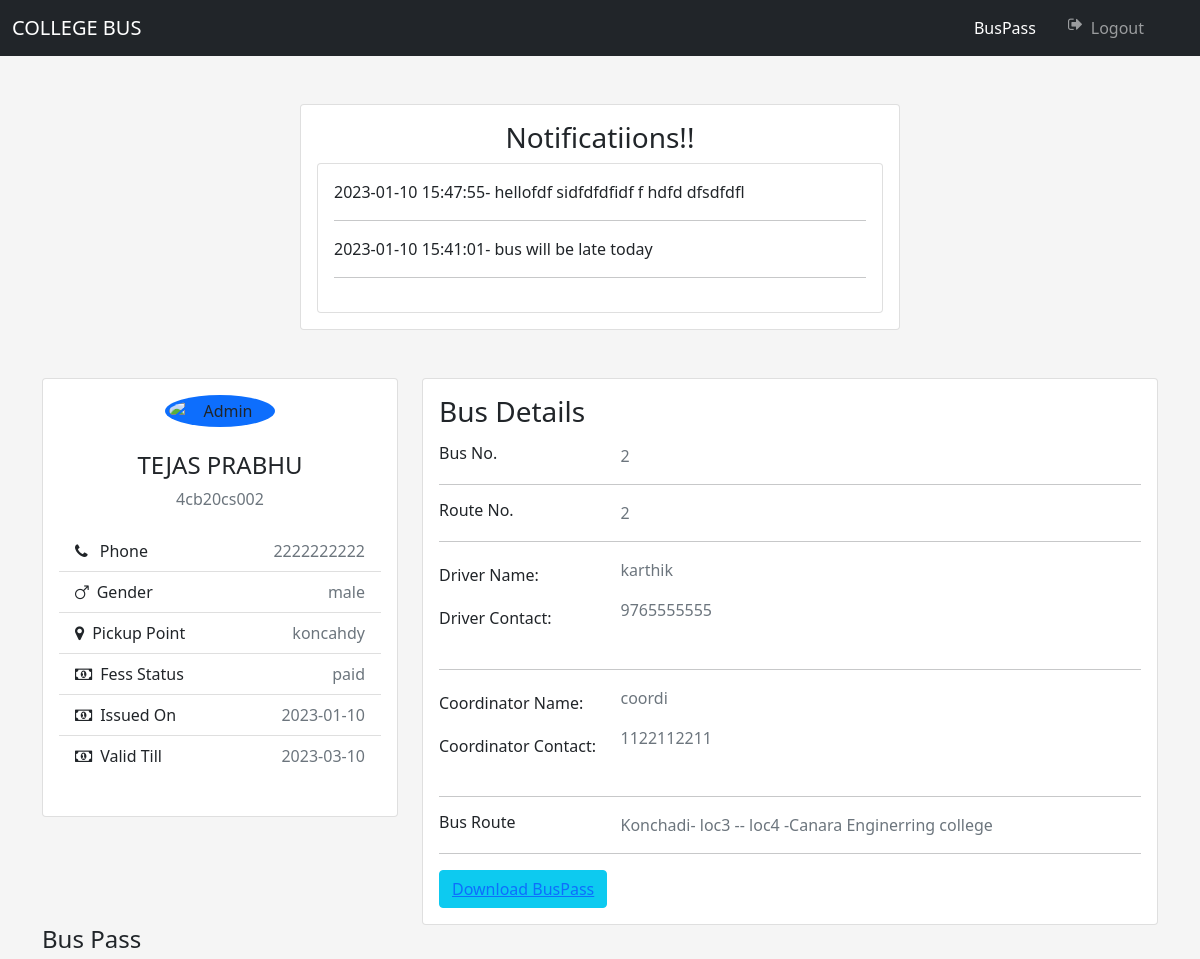
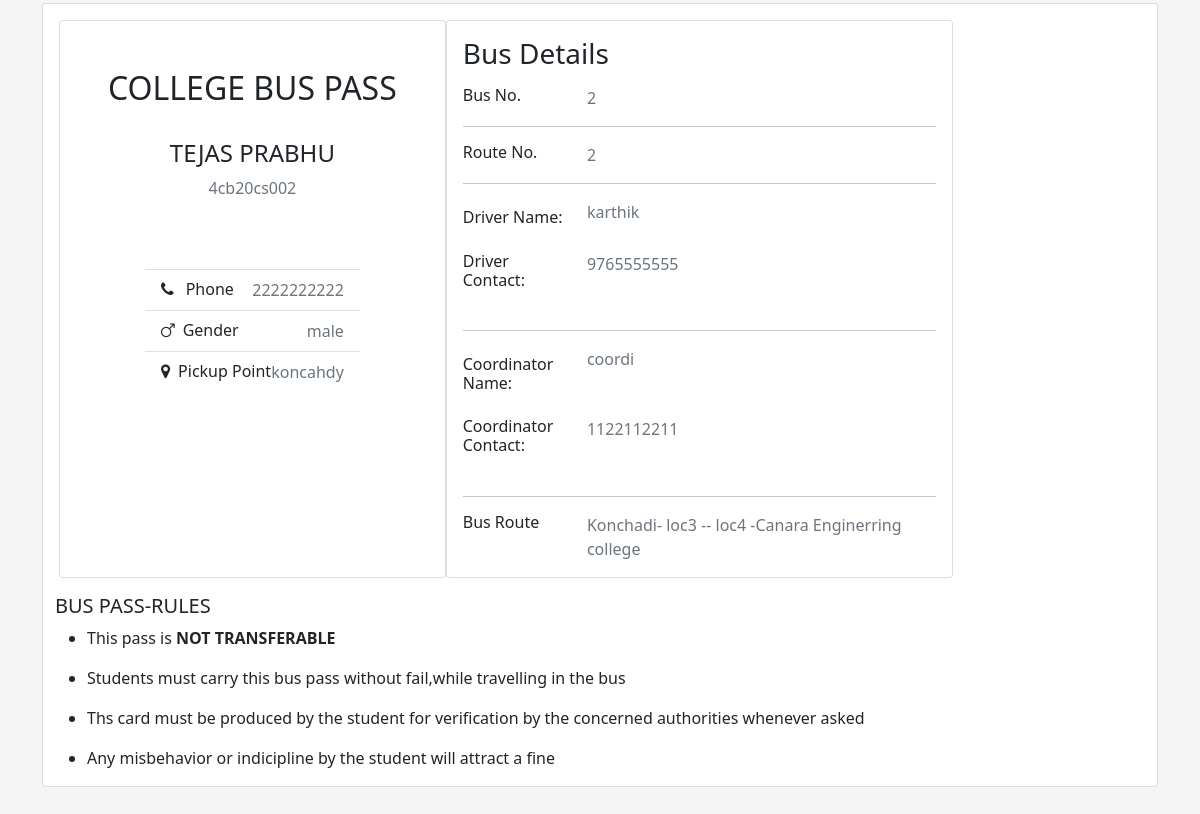
Page /userpage.php (signed in) on the committed database (2 pictures, top to bottom).
### tables this page shows
CREATE TABLE `notification` (
  `id` int(11) NOT NULL,
  `date` timestamp NOT NULL DEFAULT current_timestamp() ON UPDATE current_timestamp(),
  `text` text NOT NULL
);

CREATE TABLE `student` (
  `USN` varchar(10) NOT NULL,
  `Name` varchar(20) DEFAULT NULL,
  `Bus_no` int(11) DEFAULT NULL,
  `Address` varchar(30) DEFAULT NULL,
  `Contact` decimal(10,0) DEFAULT NULL,
  `Gender` varchar(10) DEFAULT NULL,
  `Password` varchar(30) DEFAULT NULL
);

CREATE TABLE `bus_pass` (
  `Pass_id` int(11) NOT NULL,
  `USN` varchar(10) NOT NULL,
  `Issued_date` date DEFAULT NULL,
  `Valid_till` date DEFAULT NULL,
  `Fee_status` varchar(10) DEFAULT NULL
);

CREATE TABLE `bus` (
  `Bus_no` int(11) NOT NULL,
  `Driver_id` int(11) NOT NULL,
  `Coordinator_id` int(11) NOT NULL,
  `Route_no` int(11) DEFAULT NULL,
  `Capacity` int(11) DEFAULT NULL,
  `No_of_Students` int(11) DEFAULT NULL
);

CREATE TABLE `driver` (
  `Driver_id` int(11) NOT NULL,
  `Driver_name` varchar(20) DEFAULT NULL,
  `Driver_contact` decimal(10,0) DEFAULT NULL
);

CREATE TABLE `coordinator` (
  `Coordinator_id` int(11) NOT NULL,
  `Coordinator_name` varchar(20) DEFAULT NULL,
  `contact` decimal(10,0) DEFAULT NULL
);

CREATE TABLE `route` (
  `Route_no` int(11) NOT NULL,
  `Start_loc` varchar(30) DEFAULT NULL,
  `End_loc` varchar(30) DEFAULT NULL
);

CREATE TABLE `location` (
  `Route_no` int(11) NOT NULL,
  `Loc` varchar(30) NOT NULL
);

### userpage.php (the view, shortened to what this page needs)
<!DOCTYPE html>
<html lang="en">
<head>
  <link href="https://cdn.jsdelivr.net/npm/bootstrap@5.0.2/dist/css/bootstrap.min.css" rel="stylesheet"
>
  <link rel="stylesheet" href="https://cdnjs.cloudflare.com/ajax/libs/font-awesome/4.7.0/css/font-awesome.min.css">
</head>
<body style="background-color: whitesmoke;">
  <nav class="navbar navbar-expand-lg navbar-dark bg-dark">
    <div class="container-fluid">
      <a class="navbar-brand" href="#">COLLEGE BUS </a>
    </div>
    <div class="collapse navbar-collapse pe-5" id="navbarNav">
      <ul class="navbar-nav">
        <li class="nav-item  mx-sm-auto">
          <a class="nav-link active pe-4" aria-current="page" href="pdf.php">BusPass</a>
        </li>
        <li class="nav-item  mx-sm-auto">
          <a class="nav-link d-flex" href="logout.php"><span class="fa fa-sign-out mr-3 pe-2"></span>Logout</a>
        </li>
      </ul>
    </div>
  </nav>
  <?php
  require_once('methods/connect.php');
  $user_usn = $_SESSION['usn'];
  $querystudent = "SELECT* FROM STUDENT WHERE USN = '$user_usn' ";
  $result1 = $conn->query($querystudent);
  if ($result1->num_rows > 0) {
    while ($row = mysqli_fetch_assoc($result1)) {
      $usn = $row['USN'];
      $name = $row['Name'];
      $busno = $row['Bus_no'];
      $address = $row['Address'];
      $contact = $row['Contact'];
      $gender = $row['Gender'];
    }
  }
  $querybus = "SELECT* FROM BUS WHERE Bus_no = '$busno' ";
  $result2 = $conn->query($querybus);
  if ($result2->num_rows > 0) {
    while ($row = mysqli_fetch_assoc($result2)) {
      $busno = $row['Bus_no'];
      $driverid = $row['Driver_id'];
      $coordid = $row['Coordinator_id'];
      $routeno = $row['Route_no'];
    }
  }
  $querydriver = "SELECT* FROM DRIVER WHERE Driver_id = '$driverid' ";
  $result3 = $conn->query($querydriver);
  if ($result3->num_rows > 0) {
    while ($row = mysqli_fetch_assoc($result3)) {
      $drivername = $row['Driver_name'];
      $drivercontact = $row['Driver_contact'];
    }
  }
  $querycoord = "SELECT* FROM COORDINATOR WHERE Coordinator_id = '$coordid' ";
  $result4 = $conn->query($querycoord);
  if ($result4->num_rows > 0) {
    while ($row = mysqli_fetch_assoc($result4)) {
      $coordname = $row['Coordinator_name'];
      $coordcontact = $row['contact'];
    }
  }
  $querypass = "SELECT * from BUS_PASS WHERE USN = '$user_usn'";
  $result5 = $conn->query($querypass);
  if ($result5->num_rows > 0) {
    while ($row = mysqli_fetch_assoc($result5)) {
      $feestatus = $row['Fee_status'];
      $issued = $row['Issued_date'];
      $validity = $row['Valid_till'];
    }
  }
  ?>
  <div class="container-sm card mt-5 w-50 p-3">
    <div class="text-center">
      <h3>Notificatiions!!</h3>
    </div>
    <div class="card p-3" style="height:150px;overflow-y:scroll;">
      <?php
      $query = "select * from NOTIFICATION ORDER BY date desc";
      $result = $conn->query($query);
      if ($result->num_rows > 0) {
        while ($row0 = mysqli_fetch_assoc($result)) {
          echo "  " . $row0["date"];
          echo "-\t" . $row0["text"] . "<hr>";
        }
      }
      ?>
    </div>
  </div>
  <div class="container mt-5">
    <div class="main-body">
      <div class="row">
        <div class="col-lg-4">
          <div class="card">
            <div class="card-body">
              <div class="d-flex flex-column align-items-center text-center">
                <img src="assets/avatar.jpg" alt="Admin" class="rounded-circle p-1 bg-primary" width="110">
                <div class="mt-4 mb-3">
                  <h4>
                    <?php echo "$name"; ?>
                  </h4>
                  <p class="text-secondary mb-1">
                    <?php echo "$usn"; ?>
                  </p>
                </div>
              </div>
              <ul class="list-group list-group-flush">
                <li class="list-group-item d-flex justify-content-between align-items-center flex-wrap">
                  <h6 class="mb-0"><span class="fa fa-phone mr-3 pe-2"></span> Phone</h6>
                  <span class="text-secondary">
                    <?php echo "$contact"; ?>
                  </span>
                </li>
                <li class="list-group-item d-flex justify-content-between align-items-center flex-wrap">
                  <h6 class="mb-0"><span class="fa fa-mars mr-3 pe-2"></span>Gender</h6>
                  <span class="text-secondary"><?php echo "$gender"; ?></span>
                </li>
                <li class="list-group-item d-flex justify-content-between align-items-center flex-wrap">
                  <h6 class="mb-0"><span class="fa fa-map-marker mr-3 pe-2"></span>Pickup Point</h6>
                  <span class="text-secondary">
                    <?php echo "$address"; ?>
                  </span>
                </li>
                <li class="list-group-item d-flex justify-content-between align-items-center flex-wrap">
                  <h6 class="mb-0"><span class="fa fa-money mr-3 pe-2"></span>Fess Status</h6>
                  <span class="text-secondary">
                    <?php echo "$feestatus"; ?>
                  </span>
                </li>
                <li class="list-group-item d-flex justify-content-between align-items-center flex-wrap">
                  <h6 class="mb-0"><span class="fa fa-money mr-3 pe-2"></span>Issued On</h6>
                  <span class="text-secondary">
                    <?php echo "$issued"; ?>
                  </span>
                </li>
                <li class="list-group-item d-flex justify-content-between align-items-center flex-wrap">
                  <h6 class="mb-0"><span class="fa fa-money mr-3 pe-2"></span>Valid Till</h6>
                  <span class="text-secondary">
                    <?php echo "$validity"; ?>
                  </span>
                </li>
              </ul>
            </div>
          </div>
        </div>
        <div class="col-lg-8">
          <div class="card">
            <div class="card-body">
              <h3 class="mb-3">Bus Details</h3>
              <div class="row">
                <div class="col-sm-3">
                  <h6 class="mb-0">Bus No.</h6>
                </div>
                <div class="col-sm-9 text-secondary">
                  <?php echo "$busno"; ?>
                </div>
              </div>
              <hr>
              <div class="row">
                <div class="col-sm-3">
                  <h6 class="mb-0">Route No.</h6>
                </div>
                <div class="col-sm-9 text-secondary">
                  <?php echo "$routeno"; ?>
                </div>
              </div>
              <hr>
              <div class="row">
                <div class="col-sm-3">
                  <h6 class="mb-4 mt-2">Driver Name:</h6>
                  <h6 class="mb-4">Driver Contact:</h6>
                </div>
                <div class="col-sm-9 text-secondary">
                  <p>
                    <?php echo "$drivername"; ?>
                  </p>
                  <p><?php echo "$drivercontact"; ?></p>
                </div>
              </div>
              <hr>
              <div class="row">
                <div class="col-sm-3">
                  <h6 class="mb-4 mt-2">Coordinator Name:</h6>
                  <h6 class="mb-4">Coordinator Contact:</h6>
                </div>
                <div class="col-sm-9 text-secondary">
                  <p>
                    <?php echo "$coordname"; ?>
                  </p>
                  <p><?php echo "$coordcontact"; ?></p>
                </div>
              </div>
              <hr>
              <div class="row">
                <div class="col-sm-3">
                  <h6 class="mb-0">Bus Route</h6>
                </div>
                <div class="col-sm-9 text-secondary">
                  <?php
                  $query = "select * from `ROUTE` WHERE Route_no = '$routeno'";
                  $result = $conn->query($query);
                  if ($result->num_rows > 0) {
                    while ($row = mysqli_fetch_assoc($result)) {
                      $x = $row["Route_no"];
                      $query1 = "select * from `LOCATION` l where l.Route_no=$x";
                      $result1 = $conn->query($query1);
                      echo $row['Start_loc'];
                      while ($row1 = mysqli_fetch_assoc($result1)) {
                        echo "- " . $row1['Loc'] . " -";
                      }
                      echo $row["End_loc"];
                    }
                  }
                  ?>
                </div>
              </div>
              <hr>
              <div class="row">
                <div class="col-sm-12">
                  <button class="btn btn-info"><a href="pdf.php">Download BusPass</a> </button>
                </div>
              </div>
            </div>
          </div>
        </div>
      </div>
    </div>
  </div>
  <div class="container mb-5">
    <h4 class="mx-auto">Bus Pass</h4>
    <div class="pass card" id="makepdf">
      <div class="d-flex p-3">
        <div class="card d-flex flex-column align-items-center text-center p-5">
          <h2>COLLEGE BUS PASS</h2>
          <div class="d-flex flex-column align-items-center text-center">
            <div class="mt-4 mb-3">
              <h4>
                <?php echo "$name"; ?>
              </h4>
              <p class="text-secondary mb-1"><?php echo "$usn"; ?></p>
            </div>
          </div>
          <ul class="list-group list-group-flush">
            <li class="list-group-item d-flex justify-content-between align-items-center flex-wrap">
              <h6 class="mb-0"><span class="fa fa-phone mr-3 pe-2"></span> Phone</h6>
              <span class="text-secondary">
                <?php echo "$contact"; ?>
              </span>
            </li>
            <li class="list-group-item d-flex justify-content-between align-items-center flex-wrap">
              <h6 class="mb-0"><span class="fa fa-mars mr-3 pe-2"></span>Gender</h6>
              <span class="text-secondary"><?php echo "$gender"; ?></span>
            </li>
            <li class="list-group-item d-flex justify-content-between align-items-center flex-wrap">
              <h6 class="mb-0"><span class="fa fa-map-marker mr-3 pe-2"></span>Pickup Point</h6>
              <span class="text-secondary">
                <?php echo "$address"; ?>
              </span>
            </li>
          </ul>
        </div>
        <div>
          <div class="col-lg">
            <div class="card">
              <div class="card-body">
                <h3 class="mb-3">Bus Details</h3>
                <div class="row">
                  <div class="col-sm-3">
                    <h6 class="mb-0">Bus No.</h6>
                  </div>
                  <div class="col-sm-9 text-secondary">
                    <?php echo "$busno"; ?>
                  </div>
                </div>
                <hr>
                <div class="row">
                  <div class="col-sm-3">
                    <h6 class="mb-0">Route No.</h6>
                  </div>
                  <div class="col-sm-9 text-secondary">
                    <?php echo "$routeno"; ?>
                  </div>
                </div>
                <hr>
                <div class="row">
                  <div class="col-sm-3">
                    <h6 class="mb-4 mt-2">Driver Name:</h6>
                  </div>
                  <div class="col-sm-9 text-secondary">
                    <p>
                      <?php echo "$drivername"; ?>
                    </p>
                  </div>
                </div>
                <div class="row">
                  <div class="col-sm-3">
                    <h6 class="mb-4">Driver Contact:</h6>
                  </div>
                  <div class="col-sm-9 text-secondary">
                    <p><?php echo "$drivercontact"; ?></p>
                  </div>
                </div>
                <hr>
                <div class="row">
                  <div class="col-sm-3">
                    <h6 class="mb-4 mt-2">Coordinator Name:</h6>
                  </div>
                  <div class="col-sm-9 text-secondary">
                    <p>
                      <?php echo "$coordname"; ?>
                    </p>
                  </div>
                </div>
                <div class="row">
                  <div class="col-sm-3">
                    <h6 class="mb-4">Coordinator Contact:</h6>
                  </div>
                  <div class="col-sm-9 text-secondary">
                    <p><?php echo "$coordcontact"; ?></p>
                  </div>
                </div>
                <hr>
                <div class="row">
                  <div class="col-sm-3">
                    <h6 class="mb-0">Bus Route</h6>
                  </div>
                  <div class="col-sm-9 text-secondary">
                    <?php
                    $query = "select * from `ROUTE` WHERE Route_no = '$routeno'";
                    $result = $conn->query($query);
                    if ($result->num_rows > 0) {
                      while ($row = mysqli_fetch_assoc($result)) {
                        $x = $row["Route_no"];
                        $query1 = "select * from `LOCATION` l where l.Route_no=$x";
                        $result1 = $conn->query($query1);
                        echo $row['Start_loc'];
                        while ($row1 = mysqli_fetch_assoc($result1)) {
                          echo "- " . $row1['Loc'] . " -";
                        }
                        echo $row["End_loc"];
                      }
                    }
                    ?>
                  </div>
                </div>
              </div>
            </div>
          </div>
        </div>
      </div>
      <div class="container">
        <h5>BUS PASS-RULES</h5>
        <ul>
          <li>
            <p>This pass is <b>NOT TRANSFERABLE</b></p>
          </li>
          <li>
            <p>Students must carry this bus pass without fail,while travelling in the bus</p>
          </li>
          <li>
            <p>Ths card must be produced by the student for verification by the concerned authorities whenever asked</p>
          </li>
          <li>
            <p>Any misbehavior or indicipline by the student will attract a fine</p>
          </li>
        </ul>
      </div>
    </div>
  </div>
</body>
</html>

### rows in the picture
notification: date "2023-01-10 15:47:55", text "hellofdf sidfdfdfidf f hdfd dfsdfdfl"
notification: date "2023-01-10 15:41:01", text "bus will be late today"
student: Name "TEJAS PRABHU", USN "4cb20cs002", Contact "2222222222", Gender "male", Address "koncahdy"
bus_pass: Fee_status "paid", Issued_date "2023-01-10", Valid_till "2023-03-10"
bus: Bus_no "2", Route_no "2"
driver: Driver_name "karthik", Driver_contact "9765555555"
coordinator: Coordinator_name "coordi", contact "1122112211"
route: Start_loc "Konchadi", End_loc "Canara Enginerring college"
location: Loc "loc3"
location: Loc "loc4"
